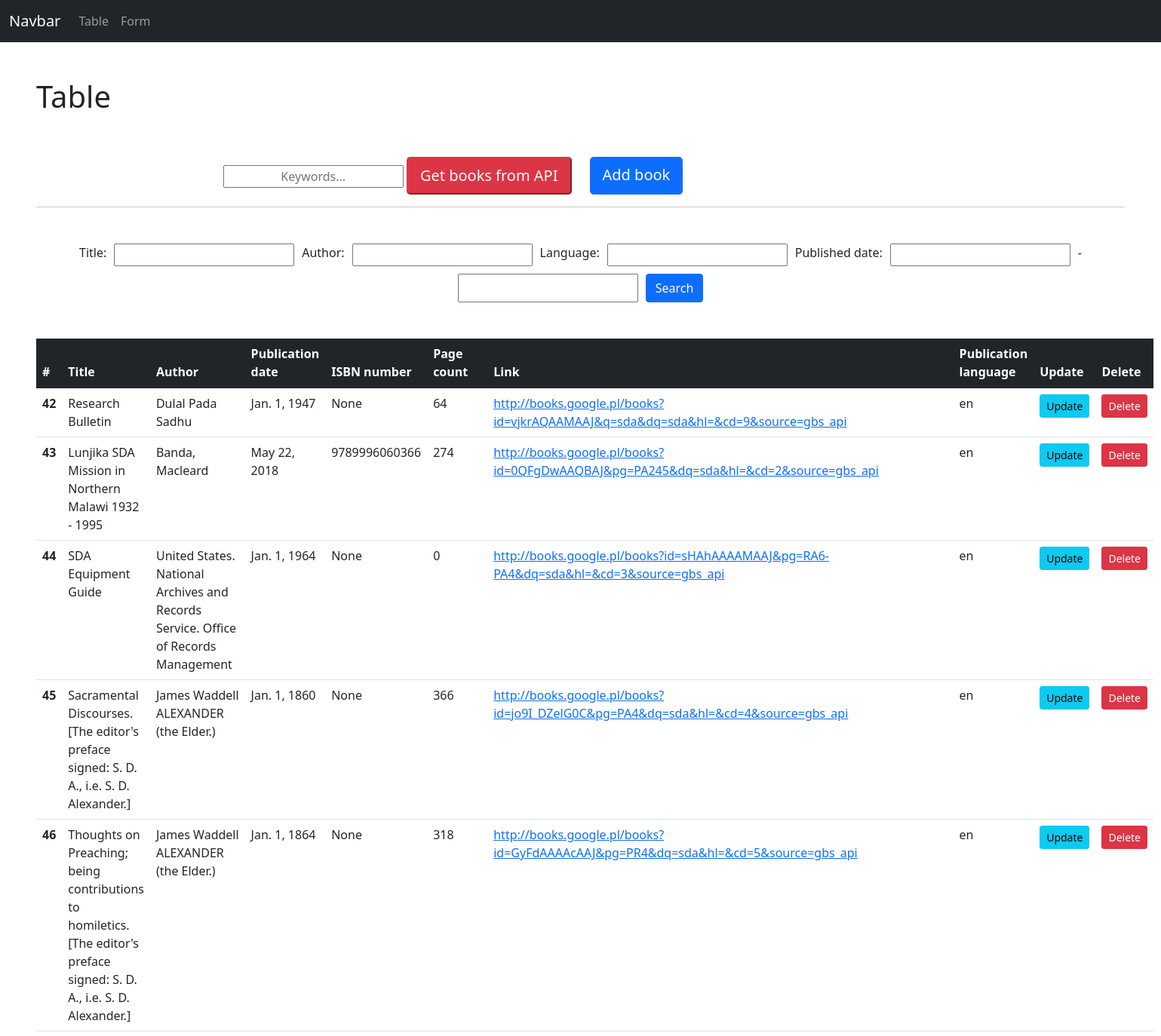
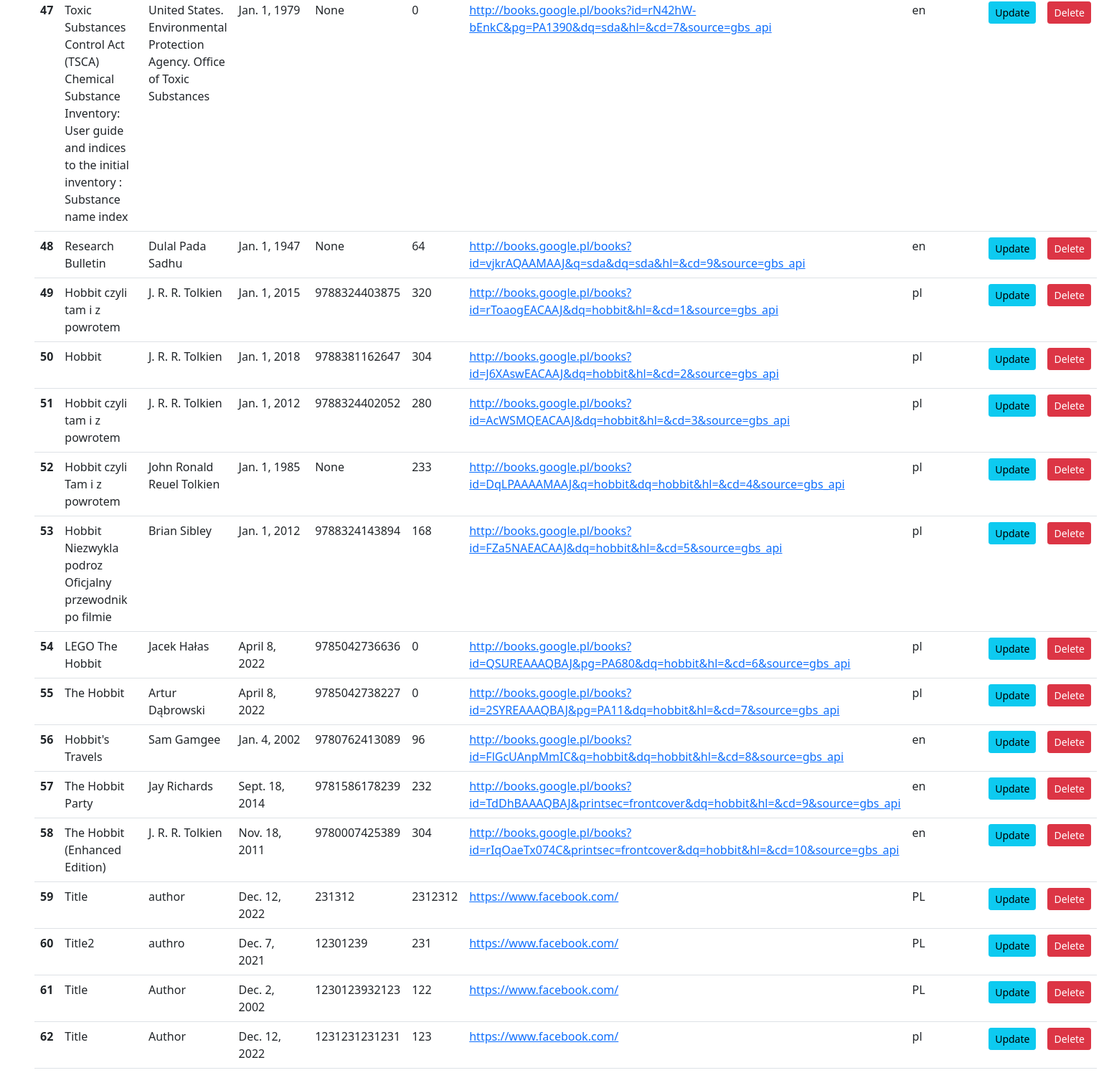
The page /books/ on the database its author committed (2 pictures, top to bottom).
### books/models.py (models this page shows, shortened)
class Book(models.Model):
    title = models.CharField(max_length=200)
    author = models.CharField(max_length=200)
    published_date = models.DateField(help_text='Date format: Month/Day/Year')
    ISBN_number = models.CharField(null=True, max_length=13, validators=[
        RegexValidator(
            regex=r'^(\d{13})?$',
            message='ISBN number must contain only numbers and have 13 digits!',
        ),
    ])
    page_count = models.IntegerField()
    preview_link = models.URLField(max_length=200)
    language = models.CharField(max_length=2)

### books/views.py (the view)
# urls.py: path('', views.table, name='table'),
def table(request):
    books = Book.objects.all()
    book_filter = BookFilter(request.GET, queryset=books)
    books = book_filter.qs
    return render(request, 'books/table.html', {'books': books, 'book_filter': book_filter})

### templates/books/table.html (shortened to what this page needs)
{% extends 'books/index.html' %}
{% block content %}
<div class="m-5">
    <div class="row align-items-center">
        <div class="col"><h1>Table</h1></div>
    </div>
    <div class="row justify-content-center  mt-5">
        <div class="col" style="display: flex; justify-content: flex-end">
            <form method="GET" action="{% url 'get_books_from_api' %}">
                <input type="text" name="search_terms" placeholder="Keywords..." class="text-center">
                <button type="submit" class="btn-danger btn-lg">Get books from API</button>
            </form>
        </div>
        <div class="col" style="display: flex; justify-content: flex-start">
            <a class="btn btn-primary btn-block btn-lg"
               href="{% url 'create_book' %}">Add
                book
            </a>
        </div>
    </div>
    <hr>
    <div class="row justify-content-center  mt-5">
        <div class="col">
            <form method="get" style="display: flex; flex-wrap: wrap; gap: 4px; justify-content: center; gap: 10px;">
                {{book_filter.form}}
                <button class="btn btn-primary" type="submit">Search</button>
            </form>
        </div>
    </div>
    <table class="table mt-5">
        <thead class="table-dark">
        <tr>
            <th scope="col">#</th>
            <th scope="col">Title</th>
            <th scope="col">Author</th>
            <th scope="col">Publication date</th>
            <th scope="col">ISBN number</th>
            <th scope="col">Page count</th>
            <th scope="col">Link</th>
            <th scope="col">Publication language</th>
            <th scope="col">Update</th>
            <th scope="col">Delete</th>
        </tr>
        </thead>
        <tbody>
        {% for book in books %}
        <tr>
            <th scope="row">{{book.id}}</th>
            <td>{{book.title}}</td>
            <td>{{book.author}}</td>
            <td>{{book.published_date}}</td>
            <td>{{book.ISBN_number}}</td>
            <td>{{book.page_count}}</td>
            <td><a href="{{book.preview_link}}" class="link-primary">{{book.preview_link}}</a></td>
            <td>{{book.language}}</td>
            <td><a class="btn btn-sm btn-info" href="{% url 'update_book' book.id %}">Update</a></td>
            <td>
                <button type="button" class="btn btn-sm btn-danger" data-bs-toggle="modal"
                        data-bs-target="#deleteModal">
                    Delete
                </button>
            </td>
        </tr>
        {% endfor %}
        </tbody>
    </table>
</div>
{% endblock %}

### templates/books/index.html (shortened to what this page needs)
<!DOCTYPE html>
<html lang="en">
<head>
    <link href="https://cdn.jsdelivr.net/npm/bootstrap@5.1.3/dist/css/bootstrap.min.css"
 rel="stylesheet">
</head>
<body>
<nav class="navbar navbar-expand-lg navbar-dark bg-dark">
    <div class="container-fluid">
        <a class="navbar-brand" href="{% url 'table' %}">Navbar</a>
        <div class="collapse navbar-collapse" id="navbarSupportedContent">
            <ul class="navbar-nav me-auto mb-2 mb-lg-0">
                <li class="nav-item">
                    <a class="nav-link" href="{% url 'table' %}">Table</a>
                </li>
                <li class="nav-item">
                    <a class="nav-link" href="{% url 'create_book' %}">Form</a>
                </li>
            </ul>
        </div>
    </div>
</nav>
{% block content %}
{% endblock %}
</body>
</html>

### rows shown on the page
Book: id "42", title "Research Bulletin", author "Dulal Pada Sadhu", published_date "Jan. 1, 1947", ISBN_number "None", page_count "64", preview_link "http://books.google.pl/books?id=vjkrAQAAMAAJ&q=sda&dq=sda&hl=&cd=9&source=gbs_api", language "en"
Book: id "43", title "Lunjika SDA Mission in Northern Malawi 1932 - 1995", author "Banda, Macleard", published_date "May 22, 2018", ISBN_number "9789996060366", page_count "274", preview_link "http://books.google.pl/books?id=0QFgDwAAQBAJ&pg=PA245&dq=sda&hl=&cd=2&source=gbs_api", language "en"
Book: id "44", title "SDA Equipment Guide", author "United States. National Archives and Records Service. Office of Records Management", published_date "Jan. 1, 1964", ISBN_number "None", page_count "0", preview_link "http://books.google.pl/books?id=sHAhAAAAMAAJ&pg=RA6-PA4&dq=sda&hl=&cd=3&source=gbs_api", language "en"
Book: id "45", title "Sacramental Discourses. [The editor's preface signed: S. D. A., i.e. S. D. Alexander.]", author "James Waddell ALEXANDER (the Elder.)", published_date "Jan. 1, 1860", ISBN_number "None", page_count "366", preview_link "http://books.google.pl/books?id=jo9I_DZelG0C&pg=PA4&dq=sda&hl=&cd=4&source=gbs_api", language "en"
Book: id "46", title "Thoughts on Preaching; being contributions to homiletics. [The editor's preface signed: S. D. A., i.e. S. D. Alexander.]", author "James Waddell ALEXANDER (the Elder.)", published_date "Jan. 1, 1864", ISBN_number "None", page_count "318", preview_link "http://books.google.pl/books?id=GyFdAAAAcAAJ&pg=PR4&dq=sda&hl=&cd=5&source=gbs_api", language "en"
Book: id "47", title "Toxic Substances Control Act (TSCA) Chemical Substance Inventory: User guide and indices to the initial inventory : Substance name index", author "United States. Environmental Protection Agency. Office of Toxic Substances", published_date "Jan. 1, 1979", ISBN_number "None", page_count "0", preview_link "http://books.google.pl/books?id=rN42hW-bEnkC&pg=PA1390&dq=sda&hl=&cd=7&source=gbs_api", language "en"
Book: id "48", title "Research Bulletin", author "Dulal Pada Sadhu", published_date "Jan. 1, 1947", ISBN_number "None", page_count "64", preview_link "http://books.google.pl/books?id=vjkrAQAAMAAJ&q=sda&dq=sda&hl=&cd=9&source=gbs_api", language "en"
Book: id "49", title "Hobbit czyli tam i z powrotem", author "J. R. R. Tolkien", published_date "Jan. 1, 2015", ISBN_number "9788324403875", page_count "320", preview_link "http://books.google.pl/books?id=rToaogEACAAJ&dq=hobbit&hl=&cd=1&source=gbs_api", language "pl"
Book: id "50", title "Hobbit", author "J. R. R. Tolkien", published_date "Jan. 1, 2018", ISBN_number "9788381162647", page_count "304", preview_link "http://books.google.pl/books?id=J6XAswEACAAJ&dq=hobbit&hl=&cd=2&source=gbs_api", language "pl"
Book: id "51", title "Hobbit czyli tam i z powrotem", author "J. R. R. Tolkien", published_date "Jan. 1, 2012", ISBN_number "9788324402052", page_count "280", preview_link "http://books.google.pl/books?id=AcWSMQEACAAJ&dq=hobbit&hl=&cd=3&source=gbs_api", language "pl"
Book: id "52", title "Hobbit czyli Tam i z powrotem", author "John Ronald Reuel Tolkien", published_date "Jan. 1, 1985", ISBN_number "None", page_count "233", preview_link "http://books.google.pl/books?id=DqLPAAAAMAAJ&q=hobbit&dq=hobbit&hl=&cd=4&source=gbs_api", language "pl"
Book: id "53", title "Hobbit Niezwykla podroz Oficjalny przewodnik po filmie", author "Brian Sibley", published_date "Jan. 1, 2012", ISBN_number "9788324143894", page_count "168", preview_link "http://books.google.pl/books?id=FZa5NAEACAAJ&dq=hobbit&hl=&cd=5&source=gbs_api", language "pl"
Book: id "54", title "LEGO The Hobbit", author "Jacek Hałas", published_date "April 8, 2022", ISBN_number "9785042736636", page_count "0", preview_link "http://books.google.pl/books?id=QSUREAAAQBAJ&pg=PA680&dq=hobbit&hl=&cd=6&source=gbs_api", language "pl"
Book: id "55", title "The Hobbit", author "Artur Dąbrowski", published_date "April 8, 2022", ISBN_number "9785042738227", page_count "0", preview_link "http://books.google.pl/books?id=2SYREAAAQBAJ&pg=PA11&dq=hobbit&hl=&cd=7&source=gbs_api", language "pl"
Book: id "56", title "Hobbit's Travels", author "Sam Gamgee", published_date "Jan. 4, 2002", ISBN_number "9780762413089", page_count "96", preview_link "http://books.google.pl/books?id=FlGcUAnpMmIC&q=hobbit&dq=hobbit&hl=&cd=8&source=gbs_api", language "en"
Book: id "57", title "The Hobbit Party", author "Jay Richards", published_date "Sept. 18, 2014", ISBN_number "9781586178239", page_count "232", preview_link "http://books.google.pl/books?id=TdDhBAAAQBAJ&printsec=frontcover&dq=hobbit&hl=&cd=9&source=gbs_api", language "en"
Book: id "58", title "The Hobbit (Enhanced Edition)", author "J. R. R. Tolkien", published_date "Nov. 18, 2011", ISBN_number "9780007425389", page_count "304", preview_link "http://books.google.pl/books?id=rIqOaeTx074C&printsec=frontcover&dq=hobbit&hl=&cd=10&source=gbs_api", language "en"
Book: id "59", title "Title", author "author", published_date "Dec. 12, 2022", ISBN_number "231312", page_count "2312312", preview_link "https://www.facebook.com/", language "PL"
Book: id "60", title "Title2", author "authro", published_date "Dec. 7, 2021", ISBN_number "12301239", page_count "231", preview_link "https://www.facebook.com/", language "PL"
Book: id "61", title "Title", author "Author", published_date "Dec. 2, 2002", ISBN_number "1230123932123", page_count "122", preview_link "https://www.facebook.com/", language "PL"
Book: id "62", title "Title", author "Author", published_date "Dec. 12, 2022", ISBN_number "1231231231231", page_count "123", preview_link "https://www.facebook.com/", language "pl"
